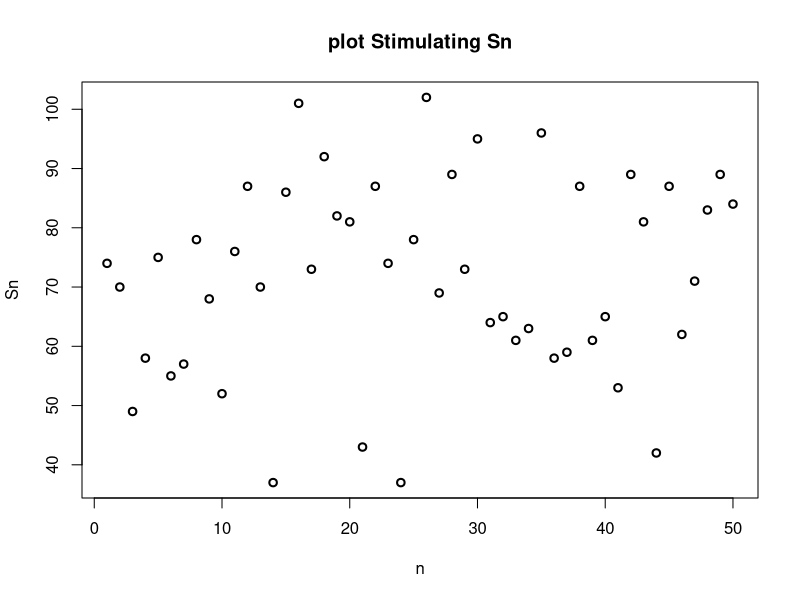

Source code (R):

set.seed(69)

# number of observations= 50
# size = number of successful trials = 18 
# prob = 0.2 

Sn = rnbinom(50, 18, 0.2)

plot(Sn, type = 'p', lwd = 2, main="plot Stimulating Sn", xlab = 'n', ylab = 'Sn')
